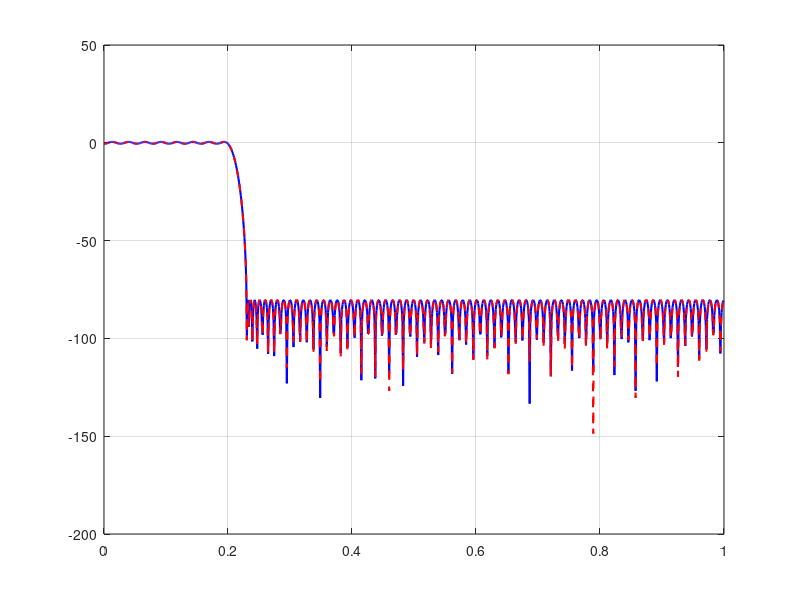

Reproduce this figure in MATLAB. (Note: this script raises an error after producing the figure.)
% =========================================================================
% Advanced VLSI - Course Project
% Phase 1: Coefficient Quantization
% 
% Objective: Quantize the ideal FIR filter coefficients
% - Compare ideal vs quantized frequency responses
% - Find minimum fractional bits to maintain 80dB stopband attenuation
% - Prevent overflow in accumulator
% =========================================================================

clear; clc; close all;

%% 1. Load Ideal Filter Design
if exist('fir_coefficients_ideal.mat', 'file')
    load('fir_coefficients_ideal.mat');
else
    error('Run fir_design.m first to generate ideal coefficients.');
end

%% 2. Fixed-Point Quantization Function
% Helper to quantize coefficients to Q(integer_bits).(fractional_bits) format
% Assumes signed numbers (1 sign bit)
quantize = @(x, int_bits, frac_bits) round(x .* (2^frac_bits)) ./ (2^frac_bits);

%% 3. Iterate Fractional Bits to Meet Spec
% We need to maintain the Astop (80dB) requirement after quantization
target_attenuation = Astop;
min_fractional_bits = 8;
max_fractional_bits = 24;

% Integer bits required for coefficients.
% Since coefficients are usually between -1 and 1, we need 0 integer bits
% + 1 sign bit.
int_bits = 0; % purely fractional, + 1 sign bit

fprintf('--- Quantization Search ---\n');
fprintf('Target Stopband Attenuation: > %.2f dB\n', target_attenuation);

best_frac_bits = 0;
best_hq = [];
found_spec = false;

for f_bits = min_fractional_bits:max_fractional_bits
    % Quantize
    hq = quantize(h_ideal, int_bits, f_bits);
    
    % Analyze magnitude response
    [Hq, Wq] = freqz(hq, 1, 1024);
    
    % Find minimum attenuation in the stopband
    stop_idx = (Wq/pi >= Fstop);
    Hq_stop = 20*log10(abs(Hq(stop_idx)));
    actual_attenuation = -max(Hq_stop);
    
    fprintf('Testing %2d fractional bits: Attenuation = %6.2f dB\n', f_bits, actual_attenuation);
    
    if actual_attenuation >= target_attenuation && ~found_spec
        best_frac_bits = f_bits;
        best_hq = hq;
        found_spec = true;
        fprintf('>>> SPEC MET with %d fractional bits! <<<\n', best_frac_bits);
        % Continue loop just to show data, but we found our minimum
    end
end

if ~found_spec
    warning('Could not meet stopband spec even with %d fractional bits.', max_fractional_bits);
    best_frac_bits = max_fractional_bits;
    best_hq = quantize(h_ideal, int_bits, best_frac_bits);
end

%% 4. Data Width and Overflow Analysis
% Given input data width (e.g. 16 bits: 1 sign, 15 fraction)
input_bits = 16;
input_sign_bits = 1;
input_frac_bits = input_bits - input_sign_bits;

% Coefficient width
coeff_sign_bits = 1;
coeff_frac_bits = best_frac_bits;
coeff_bits = coeff_sign_bits + int_bits + coeff_frac_bits;

% Max growth during convolution
% Worst case output = SUM(|coeff|) * max_input
sum_abs_hq = sum(abs(best_hq));
guard_bits = ceil(log2(sum_abs_hq));

% Multiplier output width
mult_bits = input_bits + coeff_bits;
mult_frac_bits = input_frac_bits + coeff_frac_bits;

% Accumulator width to guarantee no overflow
acc_bits = mult_bits + ceil(log2(N)) + guard_bits;
acc_frac_bits = mult_frac_bits;

fprintf('\n--- Hardware Datapath Widths ---\n');
fprintf('Input Width:       %2d bits (Q%d.%d)\n', input_bits, input_sign_bits-1, input_frac_bits);
fprintf('Coefficient Width: %2d bits (Q%d.%d)\n', coeff_bits, coeff_sign_bits-1, coeff_frac_bits);
fprintf('Multiplier Output: %2d bits (Q%d.%d)\n', mult_bits, mult_bits-mult_frac_bits-1, mult_frac_bits);
fprintf('Guard Bits:        %2d bits\n', guard_bits);
fprintf('Accumulator Width: %2d bits (Q%d.%d)\n', acc_bits, acc_bits-acc_frac_bits-1, acc_frac_bits);
fprintf('Output Width:      %2d bits (truncated/rounded from accumulator)\n', input_bits);

%% 5. Plot Ideal vs Quantized Frequency Response
[H_ideal, W] = freqz(h_ideal, 1, 1024);
[H_quant, W_quant] = freqz(best_hq, 1, 1024);

figure('Name', 'Quantization Effects', 'Position', [150, 150, 800, 500]);
set(gcf, 'Color', 'w');
set(gca, 'Color', 'w', 'XColor', 'k', 'YColor', 'k');

plot(W/pi, 20*log10(abs(H_ideal)), 'b-', 'LineWidth', 1.5);
hold on; grid on;
plot(W_quant/pi, 20*log10(abs(H_quant)), 'r--', 'LineWidth', 1.5);

yline(-Astop, 'k:', 'Stopband Spec (-80dB)');
xline(Fstop, 'k:');

title(sprintf('FIR Filter Response: Ideal vs %d-bit Quantized Coeffs', coeff_bits));
xlabel('Normalized Frequency (\times\pi rad/sample)');
ylabel('Magnitude (dB)');
axis([0 1 -120 10]);
legend('Ideal (Double Precision)', sprintf('Quantized (%d-bit)', coeff_bits), 'Location', 'SouthWest');

% Export the figure
exportgraphics(gcf, '../img/Quantization_Effects.png', 'Resolution', 300, 'BackgroundColor', 'w');

%% 6. Convert Quantized Coefficients to Integer Format for Verilog
% Multiply by 2^frac_bits to get raw integer values
hq_int = round(best_hq .* (2^best_frac_bits));

% Save for test vector generation
save('fir_coefficients_quantized.mat', 'hq_int', 'best_hq', 'coeff_bits', 'best_frac_bits', 'N', 'input_bits', 'acc_bits');
fprintf('\nSaved quantized coefficients to fir_coefficients_quantized.mat\n');

%% 7. Generate Verilog ROM / Parameter File
% Write coefficients out to a Verilog syntax file
% It's often easiest to use a pure package or a module with a case statement/ROM
fout = fopen('../rtl/coeff_pkg.sv', 'w');
fprintf(fout, '// Automatically generated by quantize_coeffs.m\n');
fprintf(fout, 'package coeff_pkg;\n\n');
fprintf(fout, '  localparam int N_TAPS   = %d;\n', N);
fprintf(fout, '  localparam int COEFF_W  = %d;\n', coeff_bits);
fprintf(fout, '  localparam int DATA_W   = %d;\n', input_bits);
fprintf(fout, '  localparam int ACC_W    = %d;\n\n', acc_bits);
fprintf(fout, '  // %d-bit fractional format (Q1.%d)\n', coeff_bits, best_frac_bits);
fprintf(fout, '  localparam logic signed [COEFF_W-1:0] COEFFS [0:N_TAPS-1] = ''{\n');

for i = 1:N
    % Convert negative numbers to 2's complement hex for cleaner representation
    % Handle MATLAB's lack of clean n-bit 2's complement native hex formatting
    val = hq_int(i);
    if val < 0
        val = val + 2^coeff_bits;
    end
    
    hex_width = ceil(coeff_bits / 4);
    format_str = sprintf('    %d''h%%0%dX', coeff_bits, hex_width);
    
    if i < N
        fprintf(fout, [format_str, ',\n'], val);
    else
        fprintf(fout, [format_str, '\n  };\n'], val);
    end
end

fprintf(fout, '\nendpackage : coeff_pkg\n');
fclose(fout);
fprintf('Generated SystemVerilog coefficient package at ../rtl/coeff_pkg.sv\n');
